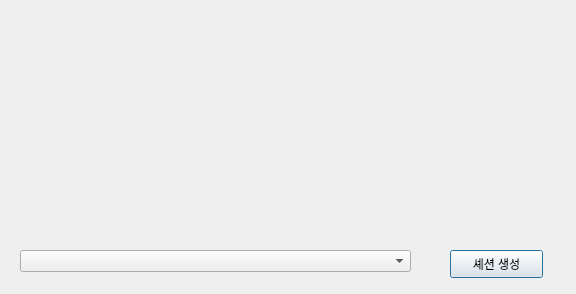
<?xml version="1.0" encoding="UTF-8"?>
<ui version="4.0">
 <class>Dialog</class>
 <widget class="QDialog" name="Dialog">
  <property name="geometry">
   <rect>
    <x>0</x>
    <y>0</y>
    <width>576</width>
    <height>294</height>
   </rect>
  </property>
  <property name="windowTitle">
   <string>Dialog</string>
  </property>
  <widget class="QComboBox" name="comboBox">
   <property name="geometry">
    <rect>
     <x>20</x>
     <y>250</y>
     <width>391</width>
     <height>22</height>
    </rect>
   </property>
  </widget>
  <widget class="QPushButton" name="pushButton">
   <property name="geometry">
    <rect>
     <x>450</x>
     <y>250</y>
     <width>93</width>
     <height>28</height>
    </rect>
   </property>
   <property name="text">
    <string>셰션 생성</string>
   </property>
  </widget>
 </widget>
 <resources/>
 <connections/>
</ui>
